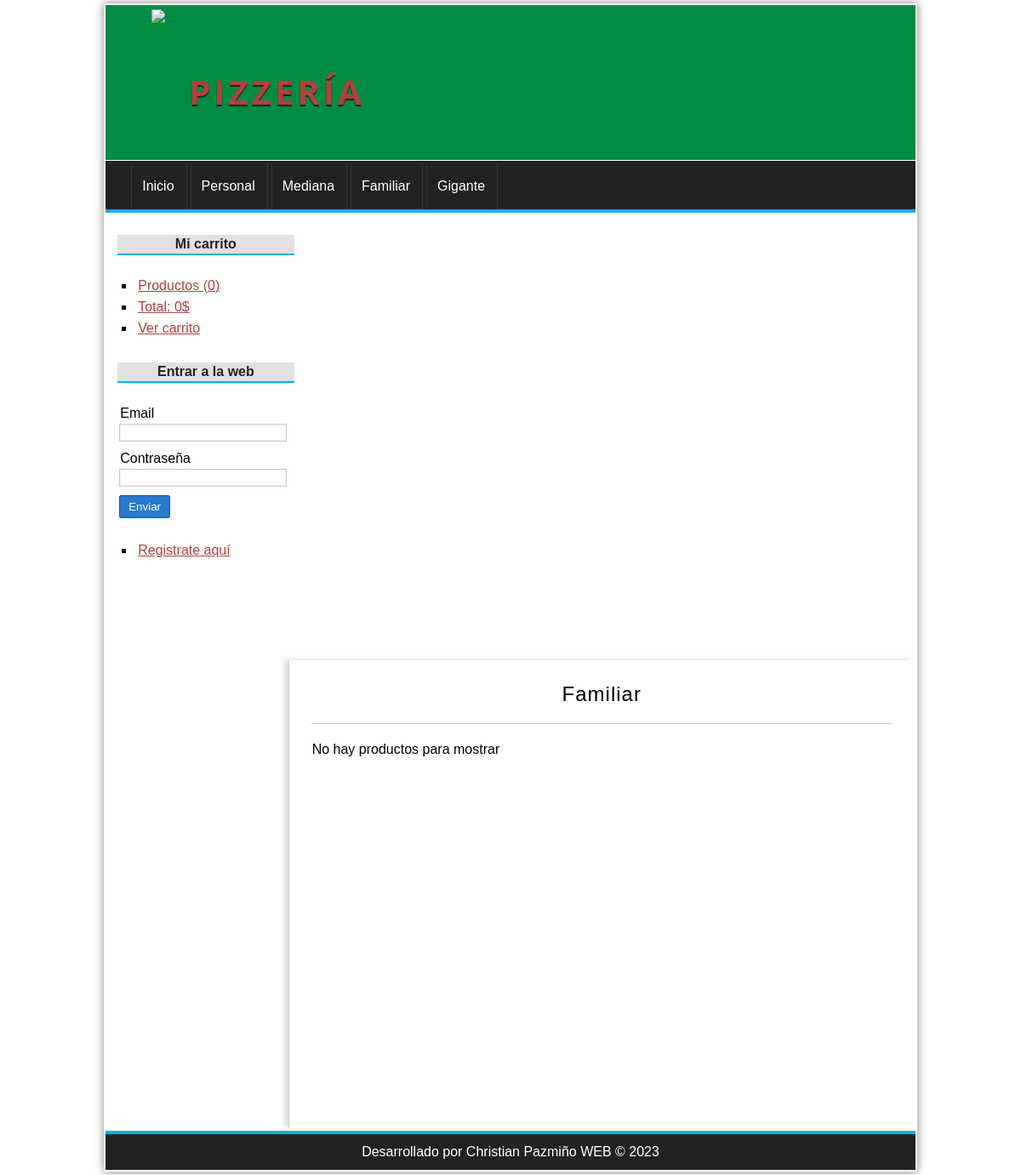
The app's page /categoria/ver&id=2 with its own data.
### tables this page shows
CREATE TABLE categorias(
id     int(255) auto_increment not null,
nombre varchar(100)            not null,
CONSTRAINT pk_categorias PRIMARY KEY (id)
);

### config/db.php (called while the page is built)
<?php
class Database{
    public static function connect(){
        $db = new mysqli('localhost', 'root', '', 'restaurante');
        $db ->query("SET NAMES 'utf8' ");
        return $db;
    }
}

### helpers/utils.php (called while the page is built, shortened)
<?php
class Utils{
    public static function showCategorias(){
        require_once 'models/categoria.php';
        $categoria = new Categoria();
        $categorias = $categoria->getAll();
        return $categorias;
    }
}

### models/categoria.php (called while the page is built, shortened)
<?php
class Categoria{
    private $id;
    private $db;
    public function __construct(){
        $this->db =  Database::connect();
    }
    public function getId() {
        return $this->id;
    }
    public function setId($id){
        $this->id = $id;
    }
    public function getAll(){
        $categorias = $this->db->query("SELECT * FROM categorias ORDER BY id DESC;");
        return $categorias;
    }
    public function getOne(){
         $categoria = $this->db->query("SELECT * FROM categorias WHERE id={$this->getId()}");
        return $categoria->fetch_object();
    }
}

### controllers/CategoriaController.php (called while the page is built, shortened)
<?php
require_once 'models/categoria.php';
require_once 'models/producto.php';
class categoriaController{
    public function  ver(){
        if(isset($_GET['id'])){
            $id = $_GET['id'];
            $categoria = new Categoria();
            $categoria->setId($id);
            $categoria = $categoria->getOne();
            $producto = new Producto();
            $producto->setCategoria_id($id);
            $productos = $producto->getAllCategory();
        }
        require_once 'views/categoria/ver.php';
    }
    }

### models/producto.php (called while the page is built, shortened)
<?php
class Producto{
    private $categoria_id;
    private $db;
    public function __construct(){
        $this->db =  Database::connect();
    }
    function getCategoria_id() {
        return $this->categoria_id;
    }
    function setCategoria_id($categoria_id) {
        $this->categoria_id = $categoria_id;
    }
    public function getAllCategory(){
        $sql = "SELECT p.*, c.nombre AS 'catnombre' FROM productos p "
                . "INNER JOIN categorias c ON c.id = p.categoria_id "
                . "WHERE p.categoria_id = {$this->getCategoria_id()} "
                . " ORDER BY id DESC";
        $productos = $this->db->query($sql);
        return $productos;
    }
  }

### views/categoria/ver.php (the view, shortened to what this page needs)
<?php if (isset($categoria)): ?>
    <h1><?= $categoria->nombre ?></h1>
    <?php if ($productos->num_rows == 0): ?>
        <p>No hay productos para mostrar<p>
    <?php endif; ?>
<?php else: ?>
    <h1>La categoria no existe</h1>
<?php endif; ?>

### views/layout/header.php (shortened to what this page needs)
<!DOCTYPE HTML>
<html lang="es">
<head>
    <link rel="stylesheet" href="<?=base_url?>assets/css/styles.css"/>
</head>
<body>
<div id="container">
    <header id="header">
        <div id="logo">
            <img src="<?=base_url?>assets/img/pizza.jpg"/>
            <a href="<?=base_url?>">
                Pizzería
            </a>
        </div>
    </header>
    <?php $categorias = Utils::showCategorias(); ?>
    <nav id="menu">
        <ul>
            <li>
                <a href="<?=base_url?>">Inicio</a>
            </li>
            <?php while($cat = $categorias->fetch_object()): ?>
            <li>
                <a href="<?=base_url?>categoria/ver&id=<?=$cat->id?>"><?=$cat->nombre?></a>
            </li>
            <?php endwhile; ?>
        </ul>
    </nav>
    <div id="content">

### assets/css/styles.css (style rules this page uses)
* { padding: 1px; margin: 1px; font-family: sans-serif,Helvetica, Arial; }
body { background: rgb(255, 255, 255); }
a { color: #B0413E; }
#container { width: 80%; margin: 0px auto; box-shadow: 0px 0px 10px gray; background: white; }
#header { height: 180px; background: rgb(0 140 69); }
#logo { padding: 1px; margin-left: 50px; float: left; }
#logo img { float: left; height: 173px; }
#logo a { float:left; font-size:40px; letter-spacing: 4px; font-family:'Open Sans', Helvetica,Arial; text-transform: uppercase; color: #B0413E; font-weight: bold; text-decoration: none; margin-top: 70px; margin-left:25px; text-shadow: 0px 2px 1px #222222 ; transition: all 300ms; }
#menu { clear: both; background: #222222; color: white; height: 55px; border-bottom: 4px solid #01B1EA; }
#menu ul { list-style: none ; text-decoration: none; margin: 0px auto; margin-left: 25px; }
#menu ul li { line-height: 48px; float: left; border-right: 1px solid #363636; }
#menu a { display: block; color: white; text-decoration: none; padding-left: 12px; padding-right: 12px; transition: all 300ms; }
#menu a:first-child { line-height: 48px; border-left: 1px solid #363636; }
#content { margin: 0px auto; overflow: hidden; background: white; }
#central h1 { font-size:24px; font-weight: normal; letter-spacing: 1px; text-align: center; border-bottom: 1px solid #ccc; margin-bottom: 20px; padding: 20px; padding-top: 0px; }

### records on screen
categorias: nombre "Personal"
categorias: nombre "Mediana"
categorias: nombre "Familiar"
categorias: nombre "Gigante"

### other values on screen
$stats['count'] "0"
$stats['total'] "0"
